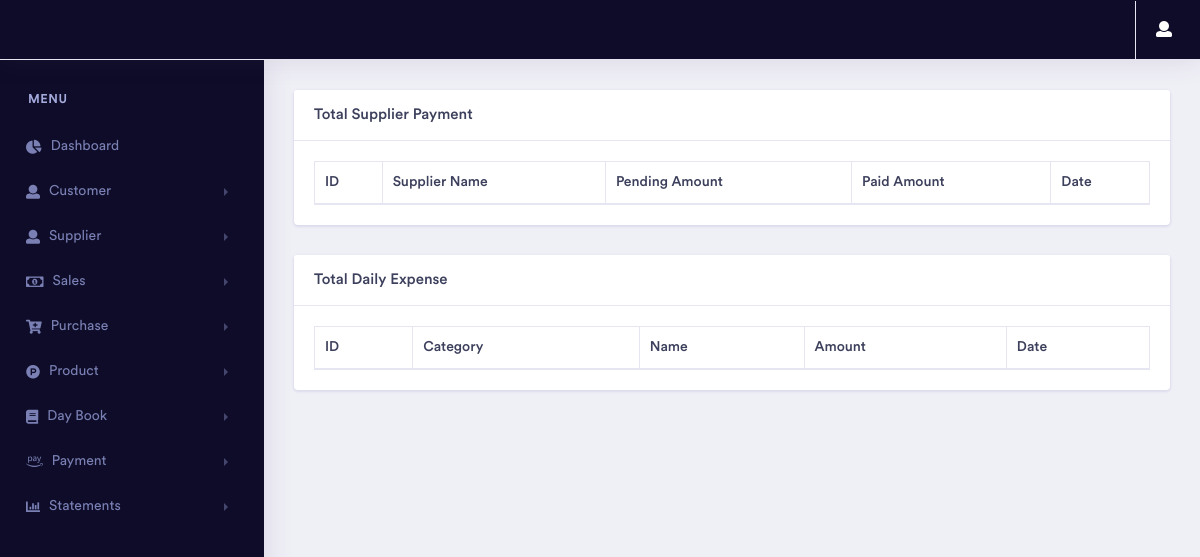
The page /dashboard/totalexpense/ (signed in) on the database as committed earlier.
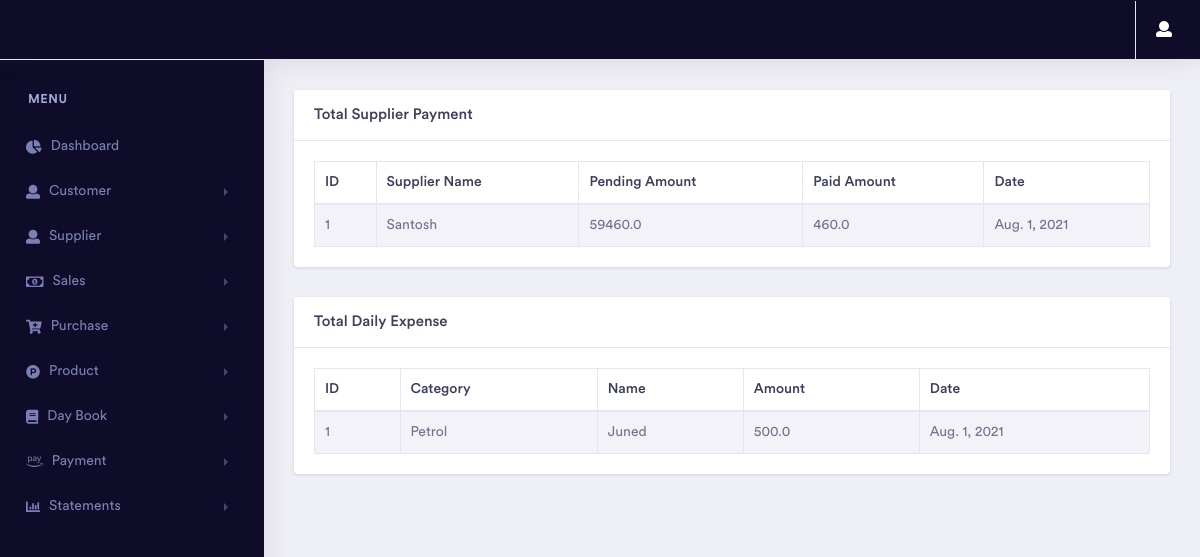
The same page on the database as committed later.
### dashboard/models.py (models this page shows, shortened)
class supplierpay_gst(models.Model):
    supplier_name = models.ForeignKey(Supplier_gst,on_delete=models.CASCADE)
    pending_amount = models.FloatField()
    paid_amount = models.FloatField()
    date = models.DateField(auto_now_add=True)

class Supplier_gst(models.Model):
    supplierid = models.IntegerField()
    fullname = models.CharField(max_length=50)
    email = models.EmailField(max_length=254)
    contactno = models.CharField(max_length=50)
    gst = models.CharField(max_length=50)
    city = models.CharField(max_length=50)
    state = models.CharField(max_length=50)
    landmark = models.CharField(max_length=50)
    def __str__(self):
        return self.fullname

class dailyexpense_gst(models.Model):
    category =models.CharField(max_length=50)
    amount = models.FloatField()
    name = models.CharField(max_length=500)
    date = models.DateField(auto_now_add=True)
    time = models.DateTimeField(auto_now_add=True)

### dashboard/views.py (the view)
# urls.py: path('totalexpense/',views.totalexpense,name="totalexpense"),
@login_required(login_url='login')
def totalexpense(request):
    Estimate_group = Group.objects.get(name='Estimate')
    GST_group = Group.objects.get(name='GST')
    user = User.objects.get(username=request.user.username)
    if Estimate_group in user.groups.all():
        daily_expense_data = dailyexpense_estimate.objects.all()
        supplier_expense_data = supplierpay_estimate.objects.all()
    else:
        daily_expense_data = dailyexpense_gst.objects.all()
        supplier_expense_data = supplierpay_gst.objects.all()
    context = {
        'daily_expense_data':daily_expense_data,
        'supplier_expense_data':supplier_expense_data
    }
    return render(request,'dashboard/totalexpense.html',context)

### pages/templatetags/user_auth.py (called while the page is built)
@register.filter(name='has_group')
def has_group(user, group_name):
    group = Group.objects.get(name=group_name)
    return True if group in user.groups.all() else False

### dashboard/templates/dashboard/totalexpense.html (shortened to what this page needs)
{% extends 'pages/base.html' %}
{% load static %}
{% load user_auth %}
{% block content %}
<link rel="stylesheet" href="{% static 'vendor/bootstrap/css/bootstrap.min.css' %}">
<link rel="stylesheet" type="text/css" href="{% static 'vendor/datatables/css/dataTables.bootstrap4.css' %}">
<link href="{% static 'vendor/fonts/circular-std/style.css' %}" rel="stylesheet">
<link rel="stylesheet" href="{% static 'libs/css/style.css' %}">
<link rel="stylesheet" href="{% static 'vendor/fonts/fontawesome/css/fontawesome-all.css' %}">
{% if request.user|has_group:"Estimate" %}
<div class="row">
    <div class="col-xl-12 col-lg-12 col-md-12 col-sm-12 col-12">
        <div class="card">
            <h5 class="card-header">Total Supplier Payment</h5>
            <div class="card-body">
                <div class="table-responsive">
                    <table class="table table-striped table-bordered first">
                        <thead>
                        <tr>
                            <th>ID</th>
                            <th>Supplier Name</th>
                            <th>Pending Amount</th>
                            <th>Paid Amount</th>
                            <th>Date</th>
                        </tr>
                        </thead>
                        <tbody>
                        {% for i in supplier_expense_data %}
                        <tr>
                            <td>{{forloop.counter}}</td>
                            <td>{{i.supplier_name}}</td>
                            <td>{{i.pending_amount}}</td>
                            <td>{{i.paid_amount}}</td>
                            <td>{{i.date}}</td>
                        </tr>
                        {% endfor %}
                        </tbody>
                    </table>
                </div>
            </div>
        </div>
    </div>
</div>
<div class="row">
    <div class="col-xl-12 col-lg-12 col-md-12 col-sm-12 col-12">
        <div class="card">
            <h5 class="card-header">Total Daily Expense</h5>
            <div class="card-body">
                <div class="table-responsive">
                    <table class="table table-striped table-bordered first">
                        <thead>
                        <tr>
                            <th>ID</th>
                            <th>Category</th>
                            <th>Name</th>
                            <th>Amount</th>
                            <th>Date</th>
                        </tr>
                        </thead>
                        <tbody>
                        {% for i in daily_expense_data %}
                        <tr>
                            <td>{{forloop.counter}}</td>
                            <td>{{i.category}}</td>
                            <td>{{i.name}}</td>
                            <td>{{i.amount}}</td>
                            <td>{{i.date}}</td>
                        </tr>
                        {% endfor %}
                        </tbody>
                    </table>
                </div>
            </div>
        </div>
    </div>
</div>
{% else %}
<div class="row">
    <div class="col-xl-12 col-lg-12 col-md-12 col-sm-12 col-12">
        <div class="card">
            <h5 class="card-header">Total Supplier Payment</h5>
            <div class="card-body">
                <div class="table-responsive">
                    <table class="table table-striped table-bordered first">
                        <thead>
                        <tr>
                            <th>ID</th>
                            <th>Supplier Name</th>
                            <th>Pending Amount</th>
                            <th>Paid Amount</th>
                            <th>Date</th>
                        </tr>
                        </thead>
                        <tbody>
                        {% for i in supplier_expense_data %}
                        <tr>
                            <td>{{forloop.counter}}</td>
                            <td>{{i.supplier_name}}</td>
                            <td>{{i.pending_amount}}</td>
                            <td>{{i.paid_amount}}</td>
                            <td>{{i.date}}</td>
                        </tr>
                        {% endfor %}
                        </tbody>
                    </table>
                </div>
            </div>
        </div>
    </div>
</div>
<div class="row">
    <div class="col-xl-12 col-lg-12 col-md-12 col-sm-12 col-12">
        <div class="card">
            <h5 class="card-header">Total Daily Expense</h5>
            <div class="card-body">
                <div class="table-responsive">
                    <table class="table table-striped table-bordered first">
                        <thead>
                        <tr>
                            <th>ID</th>
                            <th>Category</th>
                            <th>Name</th>
                            <th>Amount</th>
                            <th>Date</th>
                        </tr>
                        </thead>
                        <tbody>
                        {% for i in daily_expense_data %}
                        <tr>
                            <td>{{forloop.counter}}</td>
                            <td>{{i.category}}</td>
                            <td>{{i.name}}</td>
                            <td>{{i.amount}}</td>
                            <td>{{i.date}}</td>
                        </tr>
                        {% endfor %}
                        </tbody>
                    </table>
                </div>
            </div>
        </div>
    </div>
</div>
{% endif %}
{% endblock content %}

### pages/templates/pages/base.html (shortened to what this page needs)
{% load static %}
{% load user_auth %}
<!doctype html>
<html lang="en">
<head>
    <link rel="stylesheet" href="{% static 'vendor/bootstrap/css/bootstrap.min.css' %}">
    <link href="{% static 'vendor/fonts/circular-std/style.css' %}" rel="stylesheet">
    <link rel="stylesheet" href="{% static 'libs/css/style.css' %}">
    <link rel="stylesheet" href="{% static 'vendor/fonts/fontawesome/css/fontawesome-all.css' %}">
    <link rel="stylesheet" href="{% static 'vendor/fonts/material-design-iconic-font/css/materialdesignicons.min.css' %}">
    <link rel="stylesheet" href="{% static 'vendor/fonts/flag-icon-css/flag-icon.min.css' %}">
</head>
<body>
    <div class="dashboard-main-wrapper">
          <div class="dashboard-header">
            <nav class="navbar navbar-expand-lg sidebar-dark fixed-top" >
                <a class="navbar-brand text-light" href="{% url 'dashboard' %}">{{request.user.profile.company_name}}</a>
                <div class="collapse navbar-collapse " id="navbarSupportedContent">
                    <ul class="navbar-nav ml-auto navbar-right-top">
                        <li class="nav-item dropdown nav-user">
                            <a class="nav-link nav-user-img" href="#" id="navbarDropdownMenuLink2" data-toggle="dropdown" aria-haspopup="true" aria-expanded="false"><i class="fas fa-user mr-2" style="color: white;" aria-hidden="true"></i></a>
                        </li>
                    </ul>
                </div>
            </nav>
        </div>
        <div class="nav-left-sidebar sidebar-dark">
            <div class="menu-list">
                <nav class="navbar navbar-expand-lg navbar-dark">
                    <div class="collapse navbar-collapse" id="navbarNav">
                        <ul class="navbar-nav flex-column">
                            <li class="nav-divider">
                                Menu
                            </li>
                            <li class="nav-item">
                                <a class="nav-link" href="{% url 'dashboard' %}"><i class="fas fa-chart-pie" aria-hidden="true"></i>Dashboard</a>
                            </li>
                            <li class="nav-item">
                                <a class="nav-link" href="#" data-toggle="collapse" aria-expanded="false" data-target="#submenu-2" aria-controls="submenu-2"><i class="fa fa-user"></i>Customer</a>
                            </li>
                            <li class="nav-item">
                                <a class="nav-link" href="#" data-toggle="collapse" aria-expanded="false" data-target="#submenu-3" aria-controls="submenu-3"><i class="fa fa-user"></i>Supplier</a>
                            </li>
                            <li class="nav-item">
                                <a class="nav-link" href="#" data-toggle="collapse" aria-expanded="false" data-target="#submenu-7" aria-controls="submenu-6"><i class="far fa-money-bill-alt"></i>Sales</a>
                            </li>
                            <li class="nav-item">
                                <a class="nav-link" href="#" data-toggle="collapse" aria-expanded="false" data-target="#submenu-4" aria-controls="submenu-4"><i class="fas fa-cart-plus"></i>Purchase</a>
                            </li>
                            <li class="nav-item">
                                <a class="nav-link" href="#" data-toggle="collapse" aria-expanded="false" data-target="#submenu-5" aria-controls="submenu-5"><i class=" fab fa-product-hunt"></i>Product</a>
                            </li>
                            <li class="nav-item">
                                <a class="nav-link" href="#" data-toggle="collapse" aria-expanded="false" data-target="#submenu-6" aria-controls="submenu-5"><i class="fas fa-book"></i>Day Book</a>
                            </li>
                            <li class="nav-item">
                                <a class="nav-link" href="#" data-toggle="collapse" aria-expanded="false" data-target="#payment" aria-controls="submenu-5"><i class="fab fa-amazon-pay"></i>Payment</a>
                            </li>
                            <li class="nav-item">
                                <a class="nav-link" href="#" data-toggle="collapse" aria-expanded="false" data-target="#statement" aria-controls="statement"><i class="fas fa-chart-bar"></i>Statements</a>
                            </li>
                        </ul>
                    </div>
                </nav>
            </div>
        </div>
        <div class="dashboard-wrapper">
            <div class="dashboard-ecommerce">
                <div class="container-fluid dashboard-content ">
                    <div class="ecommerce-widget">
                    {% block content %}
                    {% endblock content %}
                    </div>
                </div>
            </div>
        </div>
    </div>
</body>
</html>

Rows that differ between the two databases and show on the page:
added supplierpay_gst: supplier_name "Santosh", pending_amount "59460.0", paid_amount "460.0", date "Aug. 1, 2021"
added dailyexpense_gst: category "Petrol", name "Juned", amount "500.0", date "Aug. 1, 2021"
